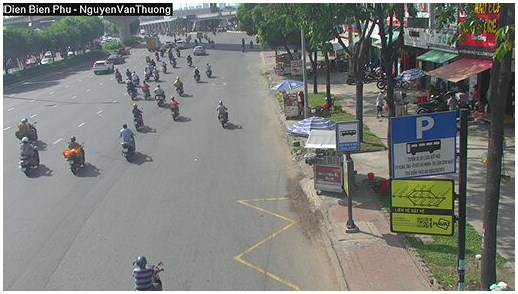
#> input picture procedure/parameter/base_image/img_test25.png, 518 x 294 px
$ python -i back_subtraction.py   (imports and definitions only)
#> lines starting #> are read from the running program, lines starting #| are printed output that depends on the picture
import cv2
import numpy as np

class BackSubtraction(object):
    def blur_color_img(self, img, kernel_width=5, kernel_height=5, sigma_x=2, sigma_y=2):
        #increse brightness for foreground

#> called with kernel_width = 5, kernel_height = 5, sigma_x = 2, sigma_y = 2
        img = np.copy(img) # we don't modify the original image
        img[:,:,0] = cv2.GaussianBlur(img[:,:,0], ksize=(kernel_width, kernel_height), sigmaX=sigma_x, sigmaY=sigma_y)
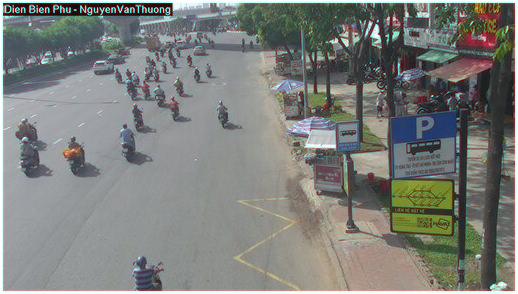
#> img: shape (294, 518, 3); mean R, G, B 124.7, 127.1, 123.3
        img[:,:,1] = cv2.GaussianBlur(img[:,:,1], ksize=(kernel_width, kernel_height), sigmaX=sigma_x, sigmaY=sigma_y)
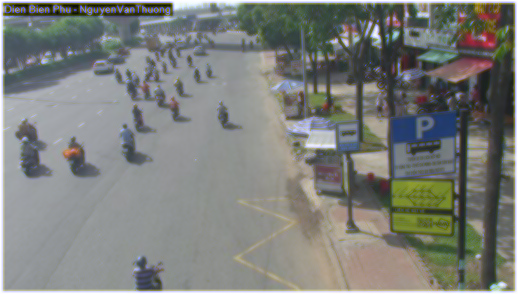
#> img: shape (294, 518, 3); mean R, G, B 124.7, 127.1, 123.3
        img[:,:,2] = cv2.GaussianBlur(img[:,:,2], ksize=(kernel_width, kernel_height), sigmaX=sigma_x, sigmaY=sigma_y)
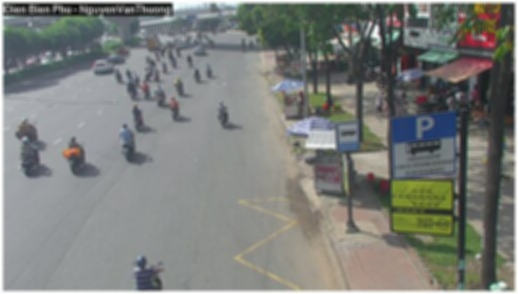
#> img: shape (294, 518, 3); mean R, G, B 124.7, 127.1, 123.3
        return img

    def preprocessing_backsubtraction(self, mask_test):
        kernel = np.ones((5,5), np.uint8)
        fgMask = cv2.erode(mask_test, kernel, iterations=1)
        fgMask = cv2.dilate(fgMask, kernel, iterations=1)
        fgMask = cv2.GaussianBlur(fgMask, (3,3), 0)
        fgMask = cv2.morphologyEx(fgMask, cv2.MORPH_CLOSE, kernel)
        _,fgMask = cv2.threshold(fgMask,0,255,cv2.THRESH_BINARY)
        # cv2.imshow("image",fgMask)
        # cv2.waitKey(0)
        # cv2.destroyAllWindows()
        return fgMask

    def backSubtraction(self, image_background, image_foreground):
        fg_cropImageFill_hsl = cv2.cvtColor(image_foreground, cv2.COLOR_RGB2HLS)
        delta = cv2.cvtColor(image_foreground, cv2.COLOR_RGB2HLS)[:, :, 2].mean() - cv2.cvtColor(image_background, cv2.COLOR_RGB2HLS)[:, :, 2].mean()
        np.add(fg_cropImageFill_hsl[:, :, 2], delta, out=fg_cropImageFill_hsl[:, :, 2], casting="unsafe")
        fg_cropImageFill_hsl = cv2.cvtColor(fg_cropImageFill_hsl, cv2.COLOR_HLS2RGB)

        bg_cropImageFill_Blur = self.blur_color_img(image_background)
        fg_cropImageFill_Blur = self.blur_color_img(fg_cropImageFill_hsl)
        # display_image(fg_cropImageFill_Blur)
        #cần chuyển đổi ma trận ảnh về kiểu type trước khi thực hiện hiệu trừ
        mask = fg_cropImageFill_Blur - bg_cropImageFill_Blur #ma trận ảnh được biểu diễn dưới dạng uming8 do đó nó sẽ không lưu số âm
        mask = np.abs(mask)
        # blur_color_img(mask)
        mask_hsl = cv2.cvtColor(mask, cv2.COLOR_RGB2HLS)
        # chủ yếu thay đổi về cường độ sáng còn thay đổi về màu thì ít do đó, ta cần quan tâm sự thay đổi về độ màu
        self.lower_thread = np.array([8, 100, 50])
        self.upper_thread = np.array([180, 255, 255])
        self.mask_test = cv2.inRange(mask_hsl, self.lower_thread, self.upper_thread)
        res = cv2.bitwise_and(image_foreground, image_background, self.mask_test)
        return self.mask_test

>>> import cv2
>>> picture = cv2.cvtColor(cv2.imread('parameter/base_image/img_test25.png'), cv2.COLOR_BGR2RGB)
>>> result = BackSubtraction().blur_color_img(picture)
